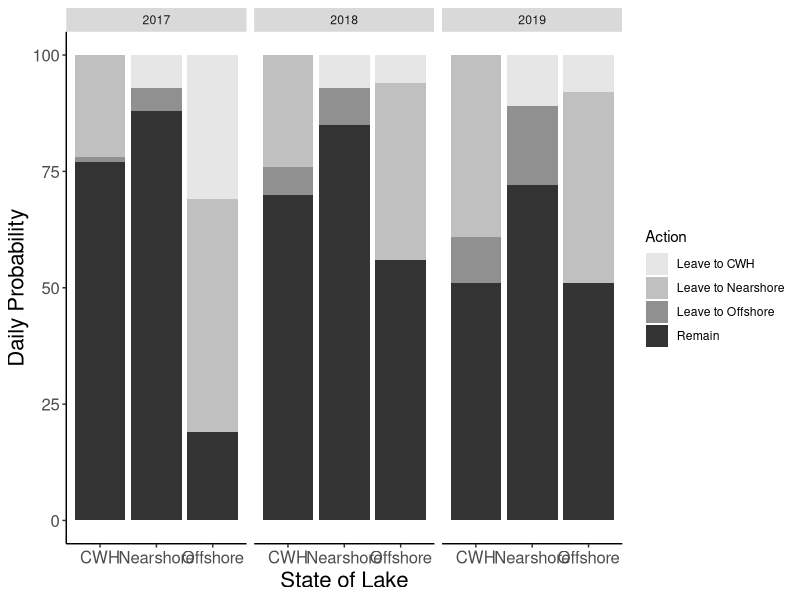

R code for this plot: (Note: this script raises an error after producing the figure.)
#Testing diet goodies 
library(ggplot2)
#Example code 

Allfish <- data.frame(year=c("2017","2017","2017","2018","2018","2018", "2019", "2019", "2019","2017","2017","2017","2017","2017","2017","2018","2018","2018","2018","2018","2018","2019", "2019", "2019","2019", "2019", "2019"), 
                      state=factor(c("CWH","Offshore","Nearshore")),
                      totalprob = c(100),
                      prob = c(77,19,88,70,56,85,51,51,72,1,50,7,22,31,5,6,38,7,24,6,8,10,41,11,39,8,17),
                     action = factor(c("Remain","Remain","Remain","Remain","Remain","Remain","Remain","Remain","Remain","Leave to Offshore","Leave to Nearshore","Leave to CWH","Leave to Nearshore","Leave to CWH","Leave to Offshore","Leave to Offshore","Leave to Nearshore","Leave to CWH","Leave to Nearshore","Leave to CWH","Leave to Offshore","Leave to Offshore","Leave to Nearshore","Leave to CWH","Leave to Nearshore","Leave to CWH","Leave to Offshore")))
ggplot(data=Allfish, aes(x=state,y= prob, fill = action))+
  geom_bar(position="stack", stat="identity") +
  facet_grid(~year) +
  theme(panel.grid.major = element_blank(), panel.grid.minor = element_blank(), axis.title=element_text(size=16), axis.text=element_text(size=12),
        panel.background = element_blank(), axis.line = element_line(colour = "black"))+
  scale_fill_grey(start=0.9, end=0.2)+ 
  xlab("State of Lake") + ylab("Daily Probability") + labs(fill= "Action")

#Actual code 

#Full number 
ggplot(data=actual_camp_diet, aes(x=basin,y= diet_count, fill = diet_comp))+
  geom_bar(position="stack", stat="identity")

#As a percent 
ggplot(data=actual_camp_diet, aes(x=basin,y= rel_percent, fill = diet_comp2))+
  geom_bar(position="stack", stat="identity")

#Facet wrap by size (less than 305 = small )
ggplot(data=actual_camp_diet, aes(x=basin,y= rel_percent, fill = diet_comp))+
  geom_bar(position="stack", stat="identity") + 
  facet_grid(~size)

#Fooling around with pie charts 
ggplot(data=camp_diet_final, aes(x="",y= rel_percent, fill = diet_comp2))+
  geom_bar(stat="identity", width=1)+ 
  coord_polar("y", start=0) +
  theme_void() + 
  facet_wrap(~basin)


+
  facet_grid(~year) +
  theme(panel.grid.major = element_blank(), panel.grid.minor = element_blank(), axis.title=element_text(size=16), axis.text=element_text(size=12),
        panel.background = element_blank(), axis.line = element_line(colour = "black"))+
  scale_fill_grey(start=0.9, end=0.2)+ 
  xlab("State of Lake") + ylab("Daily Probability") + labs(fill= "Action")


#8/2/2023 Code


basin_labs <- c("Reference", "Treatment")
names(basin_labs) <- c("R", "T")


#IMPORT camp_diet_final
#All categories 
ggplot(data=camp_diet_final, aes(x="",y= rel_percent, fill = diet_comp))+
  geom_bar(stat="identity", width=1)+ 
  coord_polar("y", start=0) +
  theme_void() + 
  facet_wrap(~basin, labeller = labeller(basin=basin_labs)) + 
  ggtitle("All the bogus - as fine scale as we can get") 
 

#Broad categories
ggplot(data=camp_diet_final, aes(x="",y= rel_percent, fill = diet_comp2))+
  geom_bar(stat="identity", width=1)+ 
  coord_polar("y", start=0) +
  theme_void() + 
  facet_wrap(~basin, labeller = labeller(basin=basin_labs)) + 
  ggtitle("Broad categories") +
  guides(fill=guide_legend(title="Diet Item")) +
  scale_fill_manual(labels = c("Aquatic Invertebrates", "Fish", "Plastic", "Terrestrial Invertebrates", "Terrestiral Vertebrates"), values = c("#999999", "#56B4E9","#009E73", "#D55E00", "black")) 


#IMPORT camp_diet_JA_simple
#The simple dataset- this will remove lines in pie chart 
#Only pie chart where percentages can be imposed, however it's messy 
#Probably easier to add percentages in ppt with arrows going from the real small ones 
ggplot(data=camp_diet_JA_simple, aes(x="",y= rel_percent, fill = diet_comp2))+
  geom_bar(stat="identity", width=1)+ 
  coord_polar("y", start=0) +
  theme_void() + 
  facet_wrap(~basin, labeller = labeller(basin=basin_labs)) + 
  ggtitle("Simple dataset - only contains diet_comp2") +
  geom_text(aes(label = rel_percent),
            position = position_stack(vjust = 0.5)) +
  guides(fill=guide_legend(title="Diet Item")) +
  scale_fill_manual(labels = c("Aquatic Invertebrates", "Fish", "Plastic", "Terrestrial Invertebrates", "Terrestiral Vertebrates"), values = c("#999999", "#56B4E9","#009E73", "#D55E00", "black")) 

#IMPORT camp_diet_JA_june
#Just june data 
#NOTE - no plastic in june, so manual fill is different 
ggplot(data=camp_diet_JA_june, aes(x="",y= rel_percent, fill = diet_comp2))+
  geom_bar(stat="identity", width=1)+ 
  coord_polar("y", start=0) +
  theme_void() + 
  facet_wrap(~basin, labeller = labeller(basin=basin_labs)) + 
  ggtitle("June Diet Comp") +
  guides(fill=guide_legend(title="Diet Item")) +
  scale_fill_manual(labels = c("Aquatic Invertebrates", "Fish", "Terrestrial Invertebrates", "Terrestiral Vertebrates"), values = c("#999999", "#56B4E9", "#D55E00", "black")) 


#IMPORT camp_diet_JA_july
#July data
ggplot(data=camp_diet_JA_july, aes(x="",y= rel_percent, fill = diet_comp2))+
  geom_bar(stat="identity", width=1)+ 
  coord_polar("y", start=0) +
  theme_void() + 
  facet_wrap(~basin, labeller = labeller(basin=basin_labs)) +  
  ggtitle("July Data Comp") +
  guides(fill=guide_legend(title="Diet Item")) +
  scale_fill_manual(labels = c("Aquatic Invertebrates", "Fish", "Plastic", "Terrestrial Invertebrates", "Terrestiral Vertebrates"), values = c("#999999", "#56B4E9","#009E73", "#D55E00", "black")) 

#Stats
#Stats are for entire summer, not month specific 

a_invert_T <- camp_diet_JA_stats$a_invert_T
a_invert_R <- camp_diet_JA_stats$a_invert_R

t.test(a_invert_R,a_invert_T)
#data:  a_vert_R and a_vert_T
#t = 1.5119, df = 8, p-value = 0.169
#Low a_vert sample size, diet comp is not statistically different between basins 

fish_T <- camp_diet_JA_stats$fish_T
fish_R <- camp_diet_JA_stats$fish_R

t.test(fish_T,fish_R)
#data:  fish_T and fish_R
#t = 0.57824, df = 48.23, p-value = 0.5658
#Fish diet comp not statistically different between basins 

#Can't run plastic stats because we only have 1 

t_invert_T <- camp_diet_JA_stats$t_invert_T
t_invert_R <- camp_diet_JA_stats$t_invert_R

t.test(t_invert_T,t_invert_R)
#data:  t_invert_T and t_invert_R
#t = 0.42955, df = 4.5778, p-value = 0.687
#terrestrial invert diet comp not statistically different between basins 

#Can't run terrestiral vert stats becasue only 1 obsercation in Treatment 
